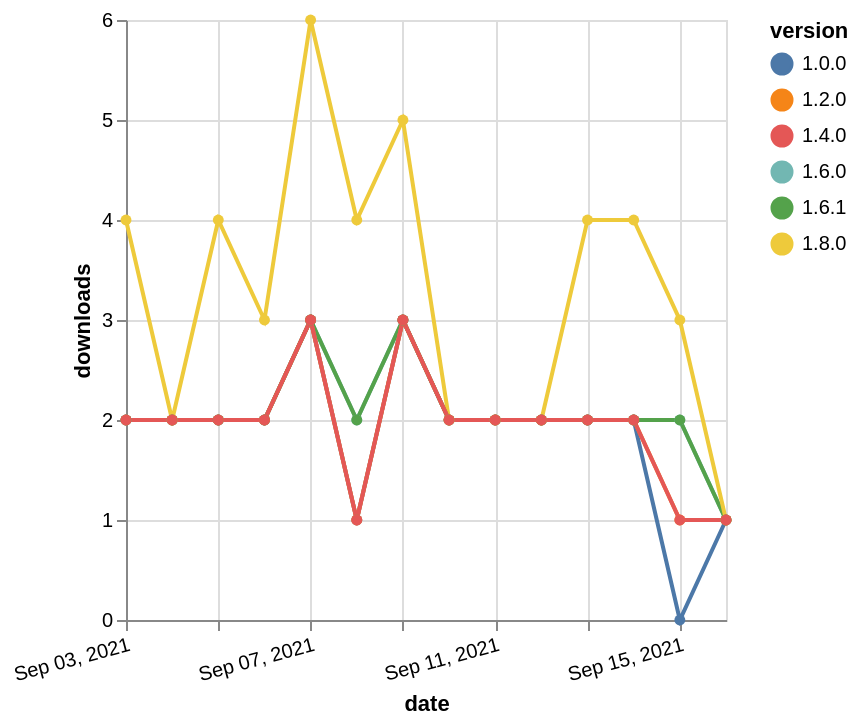

Vega-Lite specification stored for this chart:
### Vega-Lite specification from a JSON file in a GitHub repository (floating-point values rounded to 4 significant figures)
{"$schema": "https://vega.github.io/schema/vega-lite/v5.json", "description": "A simple bar chart with embedded data.", "data": {"values": [{"date": "2021-09-03", "total": 771, "delta": 2, "version": "1.6.0"}, {"date": "2021-09-04", "total": 773, "delta": 2, "version": "1.6.0"}, {"date": "2021-09-05", "total": 775, "delta": 2, "version": "1.6.0"}, {"date": "2021-09-06", "total": 777, "delta": 2, "version": "1.6.0"}, {"date": "2021-09-07", "total": 780, "delta": 3, "version": "1.6.0"}, {"date": "2021-09-08", "total": 782, "delta": 2, "version": "1.6.0"}, {"date": "2021-09-09", "total": 785, "delta": 3, "version": "1.6.0"}, {"date": "2021-09-10", "total": 787, "delta": 2, "version": "1.6.0"}, {"date": "2021-09-11", "total": 789, "delta": 2, "version": "1.6.0"}, {"date": "2021-09-12", "total": 791, "delta": 2, "version": "1.6.0"}, {"date": "2021-09-13", "total": 793, "delta": 2, "version": "1.6.0"}, {"date": "2021-09-14", "total": 795, "delta": 2, "version": "1.6.0"}, {"date": "2021-09-15", "total": 797, "delta": 2, "version": "1.6.0"}, {"date": "2021-09-16", "total": 798, "delta": 1, "version": "1.6.0"}, {"date": "2021-09-03", "total": 416, "delta": 2, "version": "1.6.1"}, {"date": "2021-09-04", "total": 418, "delta": 2, "version": "1.6.1"}, {"date": "2021-09-05", "total": 420, "delta": 2, "version": "1.6.1"}, {"date": "2021-09-06", "total": 422, "delta": 2, "version": "1.6.1"}, {"date": "2021-09-07", "total": 425, "delta": 3, "version": "1.6.1"}, {"date": "2021-09-08", "total": 427, "delta": 2, "version": "1.6.1"}, {"date": "2021-09-09", "total": 430, "delta": 3, "version": "1.6.1"}, {"date": "2021-09-10", "total": 432, "delta": 2, "version": "1.6.1"}, {"date": "2021-09-11", "total": 434, "delta": 2, "version": "1.6.1"}, {"date": "2021-09-12", "total": 436, "delta": 2, "version": "1.6.1"}, {"date": "2021-09-13", "total": 438, "delta": 2, "version": "1.6.1"}, {"date": "2021-09-14", "total": 440, "delta": 2, "version": "1.6.1"}, {"date": "2021-09-15", "total": 442, "delta": 2, "version": "1.6.1"}, {"date": "2021-09-16", "total": 443, "delta": 1, "version": "1.6.1"}, {"date": "2021-09-03", "total": 260, "delta": 4, "version": "1.8.0"}, {"date": "2021-09-04", "total": 262, "delta": 2, "version": "1.8.0"}, {"date": "2021-09-05", "total": 266, "delta": 4, "version": "1.8.0"}, {"date": "2021-09-06", "total": 269, "delta": 3, "version": "1.8.0"}, {"date": "2021-09-07", "total": 275, "delta": 6, "version": "1.8.0"}, {"date": "2021-09-08", "total": 279, "delta": 4, "version": "1.8.0"}, {"date": "2021-09-09", "total": 284, "delta": 5, "version": "1.8.0"}, {"date": "2021-09-10", "total": 286, "delta": 2, "version": "1.8.0"}, {"date": "2021-09-11", "total": 288, "delta": 2, "version": "1.8.0"}, {"date": "2021-09-12", "total": 290, "delta": 2, "version": "1.8.0"}, {"date": "2021-09-13", "total": 294, "delta": 4, "version": "1.8.0"}, {"date": "2021-09-14", "total": 298, "delta": 4, "version": "1.8.0"}, {"date": "2021-09-15", "total": 301, "delta": 3, "version": "1.8.0"}, {"date": "2021-09-16", "total": 302, "delta": 1, "version": "1.8.0"}, {"date": "2021-09-03", "total": 1626, "delta": 2, "version": "1.0.0"}, {"date": "2021-09-04", "total": 1628, "delta": 2, "version": "1.0.0"}, {"date": "2021-09-05", "total": 1630, "delta": 2, "version": "1.0.0"}, {"date": "2021-09-06", "total": 1632, "delta": 2, "version": "1.0.0"}, {"date": "2021-09-07", "total": 1635, "delta": 3, "version": "1.0.0"}, {"date": "2021-09-08", "total": 1636, "delta": 1, "version": "1.0.0"}, {"date": "2021-09-09", "total": 1639, "delta": 3, "version": "1.0.0"}, {"date": "2021-09-10", "total": 1641, "delta": 2, "version": "1.0.0"}, {"date": "2021-09-11", "total": 1643, "delta": 2, "version": "1.0.0"}, {"date": "2021-09-12", "total": 1645, "delta": 2, "version": "1.0.0"}, {"date": "2021-09-13", "total": 1647, "delta": 2, "version": "1.0.0"}, {"date": "2021-09-14", "total": 1649, "delta": 2, "version": "1.0.0"}, {"date": "2021-09-15", "total": 1649, "delta": 0, "version": "1.0.0"}, {"date": "2021-09-16", "total": 1650, "delta": 1, "version": "1.0.0"}, {"date": "2021-09-03", "total": 1446, "delta": 2, "version": "1.2.0"}, {"date": "2021-09-04", "total": 1448, "delta": 2, "version": "1.2.0"}, {"date": "2021-09-05", "total": 1450, "delta": 2, "version": "1.2.0"}, {"date": "2021-09-06", "total": 1452, "delta": 2, "version": "1.2.0"}, {"date": "2021-09-07", "total": 1455, "delta": 3, "version": "1.2.0"}, {"date": "2021-09-08", "total": 1456, "delta": 1, "version": "1.2.0"}, {"date": "2021-09-09", "total": 1459, "delta": 3, "version": "1.2.0"}, {"date": "2021-09-10", "total": 1461, "delta": 2, "version": "1.2.0"}, {"date": "2021-09-11", "total": 1463, "delta": 2, "version": "1.2.0"}, {"date": "2021-09-12", "total": 1465, "delta": 2, "version": "1.2.0"}, {"date": "2021-09-13", "total": 1467, "delta": 2, "version": "1.2.0"}, {"date": "2021-09-14", "total": 1469, "delta": 2, "version": "1.2.0"}, {"date": "2021-09-15", "total": 1470, "delta": 1, "version": "1.2.0"}, {"date": "2021-09-16", "total": 1471, "delta": 1, "version": "1.2.0"}, {"date": "2021-09-03", "total": 990, "delta": 2, "version": "1.4.0"}, {"date": "2021-09-04", "total": 992, "delta": 2, "version": "1.4.0"}, {"date": "2021-09-05", "total": 994, "delta": 2, "version": "1.4.0"}, {"date": "2021-09-06", "total": 996, "delta": 2, "version": "1.4.0"}, {"date": "2021-09-07", "total": 999, "delta": 3, "version": "1.4.0"}, {"date": "2021-09-08", "total": 1000, "delta": 1, "version": "1.4.0"}, {"date": "2021-09-09", "total": 1003, "delta": 3, "version": "1.4.0"}, {"date": "2021-09-10", "total": 1005, "delta": 2, "version": "1.4.0"}, {"date": "2021-09-11", "total": 1007, "delta": 2, "version": "1.4.0"}, {"date": "2021-09-12", "total": 1009, "delta": 2, "version": "1.4.0"}, {"date": "2021-09-13", "total": 1011, "delta": 2, "version": "1.4.0"}, {"date": "2021-09-14", "total": 1013, "delta": 2, "version": "1.4.0"}, {"date": "2021-09-15", "total": 1014, "delta": 1, "version": "1.4.0"}, {"date": "2021-09-16", "total": 1015, "delta": 1, "version": "1.4.0"}]}, "width": "container", "mark": {"type": "line", "point": {"filled": true}}, "encoding": {"x": {"field": "date", "type": "temporal", "timeUnit": "yearmonthdate", "title": "date", "axis": {"labelAngle": -15}}, "y": {"field": "delta", "type": "quantitative", "title": "downloads"}, "color": {"field": "version", "type": "nominal"}, "tooltip": {"field": "delta"}}}
